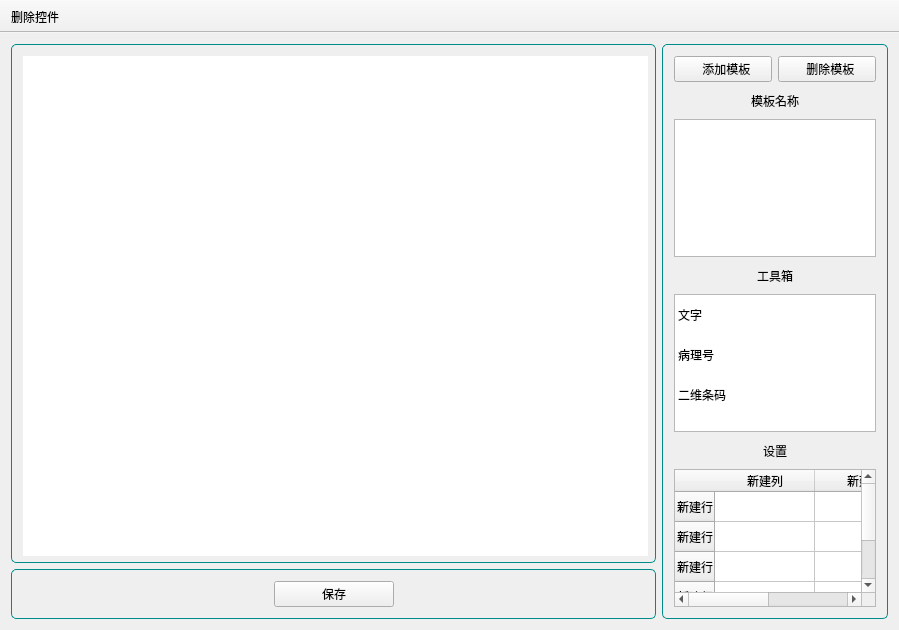
<?xml version="1.0" encoding="UTF-8"?>
<ui version="4.0">
 <class>templatesetup</class>
 <widget class="QMainWindow" name="templatesetup">
  <property name="geometry">
   <rect>
    <x>0</x>
    <y>0</y>
    <width>899</width>
    <height>630</height>
   </rect>
  </property>
  <property name="minimumSize">
   <size>
    <width>899</width>
    <height>630</height>
   </size>
  </property>
  <property name="maximumSize">
   <size>
    <width>899</width>
    <height>630</height>
   </size>
  </property>
  <property name="windowTitle">
   <string>MainWindow</string>
  </property>
  <widget class="QWidget" name="centralWidget">
   <layout class="QVBoxLayout" name="verticalLayout_6">
    <item>
     <layout class="QHBoxLayout" name="horizontalLayout_3">
      <item>
       <layout class="QVBoxLayout" name="verticalLayout_5">
        <item>
         <widget class="QGroupBox" name="groupBox_2">
          <property name="maximumSize">
           <size>
            <width>645</width>
            <height>520</height>
           </size>
          </property>
          <property name="styleSheet">
           <string notr="true">QGroupBox
{
border-radius: 5px;
border-width: 1px;
border-style: solid;
border-color: darkCyan;
}

QGroupBox::title
{
subcontrol-origin: margin;
subcontrol-position: top center;
padding: 0 3px;
}</string>
          </property>
          <property name="title">
           <string/>
          </property>
          <layout class="QVBoxLayout" name="verticalLayout_7">
           <item>
            <widget class="MoveWidgetControl" name="widgetControl" native="true">
             <property name="minimumSize">
              <size>
               <width>625</width>
               <height>500</height>
              </size>
             </property>
             <property name="maximumSize">
              <size>
               <width>625</width>
               <height>500</height>
              </size>
             </property>
             <property name="toolTip">
              <string>打印区域</string>
             </property>
             <property name="statusTip">
              <string/>
             </property>
             <property name="whatsThis">
              <string/>
             </property>
             <property name="styleSheet">
              <string notr="true">background-color:white</string>
             </property>
             <layout class="QVBoxLayout" name="verticalLayout_9"/>
            </widget>
           </item>
          </layout>
         </widget>
        </item>
        <item>
         <widget class="QGroupBox" name="groupBox_3">
          <property name="maximumSize">
           <size>
            <width>16777215</width>
            <height>50</height>
           </size>
          </property>
          <property name="styleSheet">
           <string notr="true">QGroupBox
{
border-radius: 5px;
border-width: 1px;
border-style: solid;
border-color: darkCyan;
}

QGroupBox::title
{
subcontrol-origin: margin;
subcontrol-position: top center;
padding: 0 3px;
}</string>
          </property>
          <property name="title">
           <string/>
          </property>
          <layout class="QVBoxLayout" name="verticalLayout_4">
           <item>
            <layout class="QHBoxLayout" name="horizontalLayout_2">
             <item>
              <spacer name="horizontalSpacer_2">
               <property name="orientation">
                <enum>Qt::Horizontal</enum>
               </property>
               <property name="sizeHint" stdset="0">
                <size>
                 <width>40</width>
                 <height>20</height>
                </size>
               </property>
              </spacer>
             </item>
             <item>
              <widget class="QPushButton" name="pushButtonSave">
               <property name="minimumSize">
                <size>
                 <width>120</width>
                 <height>0</height>
                </size>
               </property>
               <property name="text">
                <string>保存</string>
               </property>
              </widget>
             </item>
             <item>
              <spacer name="horizontalSpacer_3">
               <property name="orientation">
                <enum>Qt::Horizontal</enum>
               </property>
               <property name="sizeHint" stdset="0">
                <size>
                 <width>40</width>
                 <height>20</height>
                </size>
               </property>
              </spacer>
             </item>
            </layout>
           </item>
          </layout>
         </widget>
        </item>
       </layout>
      </item>
      <item>
       <widget class="QGroupBox" name="groupBox">
        <property name="maximumSize">
         <size>
          <width>250</width>
          <height>16777215</height>
         </size>
        </property>
        <property name="styleSheet">
         <string notr="true">QGroupBox
{
border-radius: 5px;
border-width: 1px;
border-style: solid;
border-color: darkCyan;
}

QGroupBox::title
{
subcontrol-origin: margin;
subcontrol-position: top center;
padding: 0 3px;
}</string>
        </property>
        <property name="title">
         <string/>
        </property>
        <layout class="QVBoxLayout" name="verticalLayout_8">
         <item>
          <layout class="QVBoxLayout" name="verticalLayout_2">
           <item>
            <layout class="QVBoxLayout" name="verticalLayout">
             <item>
              <layout class="QHBoxLayout" name="horizontalLayout">
               <item>
                <widget class="QPushButton" name="pushButtonAdd">
                 <property name="sizePolicy">
                  <sizepolicy hsizetype="Expanding" vsizetype="Expanding">
                   <horstretch>0</horstretch>
                   <verstretch>0</verstretch>
                  </sizepolicy>
                 </property>
                 <property name="text">
                  <string>  添加模板</string>
                 </property>
                 <property name="icon">
                  <iconset>
                   <normaloff>:/image/image/plus.ico</normaloff>:/image/image/plus.ico</iconset>
                 </property>
                 <property name="iconSize">
                  <size>
                   <width>20</width>
                   <height>20</height>
                  </size>
                 </property>
                </widget>
               </item>
               <item>
                <widget class="QPushButton" name="pushButtonSub">
                 <property name="sizePolicy">
                  <sizepolicy hsizetype="Expanding" vsizetype="Expanding">
                   <horstretch>0</horstretch>
                   <verstretch>0</verstretch>
                  </sizepolicy>
                 </property>
                 <property name="text">
                  <string>  删除模板</string>
                 </property>
                 <property name="icon">
                  <iconset>
                   <normaloff>:/image/image/delete.ico</normaloff>:/image/image/delete.ico</iconset>
                 </property>
                 <property name="iconSize">
                  <size>
                   <width>20</width>
                   <height>20</height>
                  </size>
                 </property>
                </widget>
               </item>
              </layout>
             </item>
             <item>
              <widget class="QLabel" name="labelTemplateTitle">
               <property name="minimumSize">
                <size>
                 <width>0</width>
                 <height>25</height>
                </size>
               </property>
               <property name="styleSheet">
                <string notr="true">background-color:#2c3e50;
color:white;

QLabel
{
    height:40px;
    font-size:28px;
}</string>
               </property>
               <property name="text">
                <string>模板名称</string>
               </property>
               <property name="alignment">
                <set>Qt::AlignCenter</set>
               </property>
              </widget>
             </item>
             <item>
              <widget class="QListWidget" name="listWidgetTemplate">
               <property name="styleSheet">
                <string notr="true">QListWidget::item
{
    height:40px;
    font-size:20px;
}

QListWidget::item::hover
{
    background-color:rgb(9,150,200,100);
}

QListWidget::item:selected
{
    background-color:rgb(9,150,200,255);
}</string>
               </property>
              </widget>
             </item>
             <item>
              <widget class="QLabel" name="labelTitle">
               <property name="minimumSize">
                <size>
                 <width>0</width>
                 <height>25</height>
                </size>
               </property>
               <property name="styleSheet">
                <string notr="true">background-color:#2c3e50;

color:white;


QLabel
{
    height:40px;
    font-size:28px;
}</string>
               </property>
               <property name="lineWidth">
                <number>1</number>
               </property>
               <property name="text">
                <string>工具箱</string>
               </property>
               <property name="alignment">
                <set>Qt::AlignCenter</set>
               </property>
               <property name="wordWrap">
                <bool>false</bool>
               </property>
              </widget>
             </item>
             <item>
              <widget class="QListWidget" name="listWidgetControl">
               <property name="minimumSize">
                <size>
                 <width>0</width>
                 <height>120</height>
                </size>
               </property>
               <property name="styleSheet">
                <string notr="true">QListWidget::item
{
    height:40px;
    font-size:20px;
}

QListWidget::item::hover
{
    background-color:rgb(9,150,200,100);
}

QListWidget::item:selected
{
    background-color:rgb(9,150,200,255);
}</string>
               </property>
               <property name="lineWidth">
                <number>1</number>
               </property>
               <item>
                <property name="text">
                 <string>文字</string>
                </property>
               </item>
               <item>
                <property name="text">
                 <string>病理号</string>
                </property>
               </item>
               <item>
                <property name="text">
                 <string>二维条码</string>
                </property>
               </item>
              </widget>
             </item>
             <item>
              <widget class="QLabel" name="labelTitle_2">
               <property name="minimumSize">
                <size>
                 <width>0</width>
                 <height>25</height>
                </size>
               </property>
               <property name="styleSheet">
                <string notr="true">background-color:#2c3e50;

color:white;


QLabel
{
    height:40px;
    font-size:28px;
}</string>
               </property>
               <property name="lineWidth">
                <number>1</number>
               </property>
               <property name="text">
                <string>设置</string>
               </property>
               <property name="alignment">
                <set>Qt::AlignCenter</set>
               </property>
               <property name="wordWrap">
                <bool>false</bool>
               </property>
              </widget>
             </item>
             <item>
              <widget class="QTableWidget" name="tableWidget">
               <row>
                <property name="text">
                 <string>新建行</string>
                </property>
               </row>
               <row>
                <property name="text">
                 <string>新建行</string>
                </property>
               </row>
               <row>
                <property name="text">
                 <string>新建行</string>
                </property>
               </row>
               <row>
                <property name="text">
                 <string>新建行</string>
                </property>
               </row>
               <row>
                <property name="text">
                 <string>新建行</string>
                </property>
               </row>
               <column>
                <property name="text">
                 <string>新建列</string>
                </property>
               </column>
               <column>
                <property name="text">
                 <string>新建列</string>
                </property>
               </column>
              </widget>
             </item>
            </layout>
           </item>
          </layout>
         </item>
        </layout>
       </widget>
      </item>
     </layout>
    </item>
   </layout>
  </widget>
  <widget class="QToolBar" name="toolBar">
   <property name="windowTitle">
    <string>toolBar</string>
   </property>
   <property name="movable">
    <bool>false</bool>
   </property>
   <property name="toolButtonStyle">
    <enum>Qt::ToolButtonIconOnly</enum>
   </property>
   <attribute name="toolBarArea">
    <enum>TopToolBarArea</enum>
   </attribute>
   <attribute name="toolBarBreak">
    <bool>false</bool>
   </attribute>
   <addaction name="actionDelete"/>
  </widget>
  <action name="actionDelete">
   <property name="icon">
    <iconset resource="../res.qrc">
     <normaloff>:/image/image/critical.png</normaloff>:/image/image/critical.png</iconset>
   </property>
   <property name="text">
    <string>删除控件</string>
   </property>
   <property name="toolTip">
    <string>删除控件</string>
   </property>
  </action>
 </widget>
 <layoutdefault spacing="6" margin="11"/>
 <customwidgets>
  <customwidget>
   <class>MoveWidgetControl</class>
   <extends>QWidget</extends>
   <header>printtemplate/movewidgetcontrol/movewidgetcontrol.h</header>
   <container>1</container>
  </customwidget>
 </customwidgets>
 <resources>
  <include location="../res.qrc"/>
 </resources>
 <connections/>
</ui>
